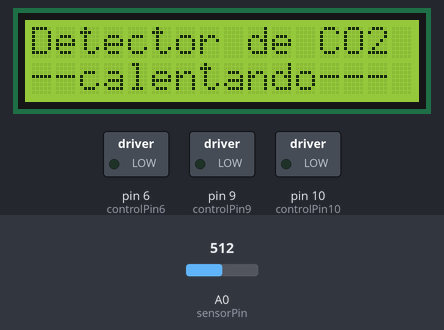
Recording of a sketch running on a simulated Arduino Uno, built with avr-gcc and run on an emulated ATmega328P. On the bench: 16×2 character LCD, switched loads named in the sketch (green lamp = pin HIGH). Inputs (shaded band) come from the test bench; at power-on: A0 (sensorPin) = 512.

Above: at 0.1 s.
At 14.1 s:
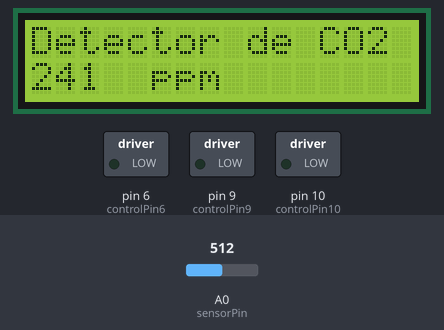

The sketch:

Detector_de_CO2.ino
```cpp
//definimos variables para controlar la pantalla LCD
#include <LiquidCrystal.h> //Librería que controla a pantalla LCD
LiquidCrystal lcd(13,11,5,4,3,2); // Indicamos ó LCD que clavijas vamos a usar para comunicarnos
const int controlPin6=6; //el pin 6 está conectado al pin 3 del LCD. Controla el brillo de la pantalla

//definimos variables para controlar el motor
const int controlPin9=9; //el pin 9 está conectado al pin 2 del puente H.Controla el sentido del motor y encendido/apagado
const int controlPin10=10; //el pin 10 está conectado al pin 7 do “puente H”.Controla el sentido del motor y encendido/apagado
const int velocidadMotor=600;
int ventanaAbierta=0; // indica ventana abierta o cerrada

//definimos variables para controlar el sensor
const int sensorPin= A0;// el sensor de CO2 está conectado al pin A0
const int numeroLecturas=20; //número de lecturas que facemos con el lector de CO2
int lecturaSensor;//almacenamos el valor que devuelve o sensor
float sumaValoresSensor; //suma de las lecturas que facemos con el lector de CO2
float mediaValoresSensor; //media de las lecturas que facemos con el lector de CO2
int partesMillonCO2; //partes por millon de CO2
// El sensor se comporta como una línea recta y = mx + n.
// Donde "y" son voltios y "x" es el exponente de la concentración.
// Tomamos dos puntos con un medidor de CO2 para calcular nuestra línea recta.
// Cuando el medidor da un valor de 520ppm, nuestro sensor da un valor de 408.
// Cuando el medidor da un valor de 1500 ppm, nuestro sensor da un valor de 264.
// Así (x1, y1) = (log 520, 408) y (x2, y2) = (log 1500,264)
// Con estos valores calculamos la pendiente (m) y la ordenada (n).
const float m=-313.06;
const float n=1258.26;
void setup()
{
pinMode(controlPin6,OUTPUT);//el pin 6 está conectado al pin 3 del LCD.Controla el contraste de la pantalla
analogWrite(controlPin6,0);//No hay contraste. Brilla más.
lcd.begin(16,2); //Inicializamos el lcd con dos filas
lcd.print("Detector de CO2");//escribimos
lcd.setCursor(0,1);//Colocamos el cursor a la izquierda en la segunda fila
lcd.print("--calentando---");//escribimos
pinMode(controlPin9,OUTPUT);//inicializamos la clavija digital 9 de salida
pinMode(controlPin10,OUTPUT);//inicializamos la clavija digital 10 de salida
delay(10000); //Esperamos 7 segundos mientras se calienta el sensor
}
void loop()
{
sumaValoresSensor=0;  //inicializamos a cero
//leemos varios valores que devuelve el sensor y hacemos la media
for (int n=0;n<numeroLecturas;n=n+1) //
{
  lecturaSensor=analogRead(sensorPin);
  sumaValoresSensor= lecturaSensor+sumaValoresSensor;
  delay(50); //espera 50 milisegundos antes de tomar más valores
}
mediaValoresSensor=sumaValoresSensor/numeroLecturas; //hacemos la media de valores
delay(3000);
partesMillonCO2=pow(10,(mediaValoresSensor-n)/m);//calculamos las partes por millón segundo nuestra recta
lcd.clear();//borramos el lcd
lcd.setCursor(0,0);//colocamonos a la izquierda y la primeira fila
lcd.print("Detector de CO2");//escribimos
lcd.setCursor(0,1);//colocamonos a la izquierda y en la segunda fila
lcd.print(partesMillonCO2);//escribimos
lcd.setCursor(5,1);
lcd.print("ppm");//escribimos
if (partesMillonCO2>1000)
{
  if (ventanaAbierta==0)
{     //abrimos la ventana
      // pin 9 y 1n0 controlan el motor.Cuando están os dous apagados
      //el motor no funciona. Si el 10 está encendido y el 9 apagado, o
      //al revés nos dice el sentido de giro.
      analogWrite(controlPin9,0);
      analogWrite(controlPin10,velocidadMotor);
     delay(18000);
     //Dejamos que el motor funcione durante 18 segundos, mientras se abre la ventana.
     analogWrite(controlPin10,0); //apagamos o motor
     ventanaAbierta=1;
     //dejamos la ventana abierta durante 6 segundos
     //para que ventile antes de tomar máis valores
    delay(6000);}
}
else
{
  if (ventanaAbierta==1)
{     //cerramos la ventana
     analogWrite(controlPin9,velocidadMotor);//cambiamos la dirección del motor
     analogWrite(controlPin10,0);
     delay(18000); //el motor funciona durante 18 segundos
     ventanaAbierta=0;
     analogWrite(controlPin9,0);//apagamos el motor}
}
}

}
```
